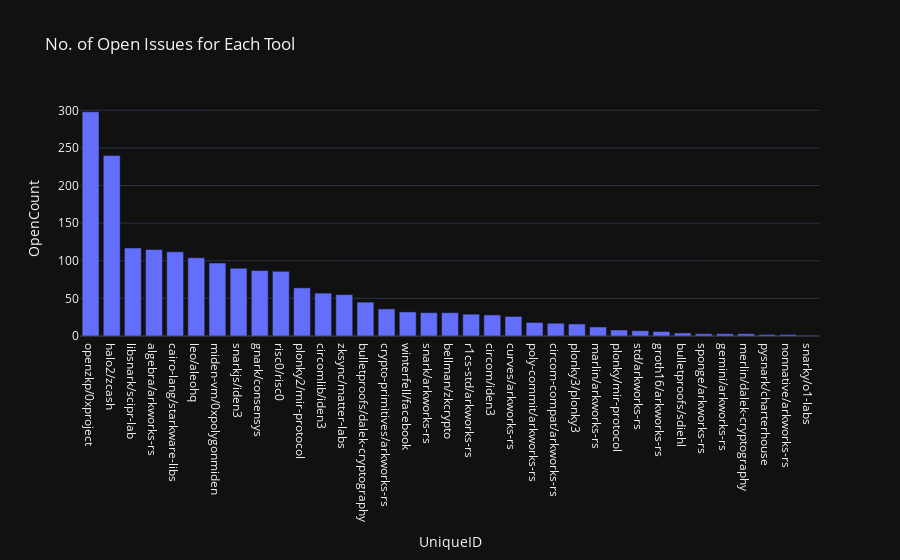

Write notebook code for a chart like this one.
### Markdown cell above
#### No. of Open Issues

### Code cell
open_issues = tool_issues[tool_issues['ClosedAt'].isna()].groupby('UniqueID')['URL'].nunique().reset_index().sort_values(by='URL', ascending=False).rename(columns={'URL': 'OpenCount'})

fig = px.bar(open_issues, 
             x='UniqueID', 
             y='OpenCount',
             title='No. of Open Issues for Each Tool',
             template='plotly_dark'
             )

fig.show()

### Figure 1 — Plotly figure (JSON) as saved in the notebook; plotly's stock layout.template omitted (floating-point values rounded to 4 significant figures)
{"data": [{"alignmentgroup": "True", "hovertemplate": "UniqueID=%{x}<br>OpenCount=%{y}<extra></extra>", "legendgroup": "", "marker": {"color": "#636efa", "pattern": {"shape": ""}}, "name": "", "offsetgroup": "", "orientation": "v", "showlegend": false, "textposition": "auto", "type": "bar", "x": ["openzkp/0xproject", "halo2/zcash", "libsnark/scipr-lab", "algebra/arkworks-rs", "cairo-lang/starkware-libs", "leo/aleohq", "miden-vm/0xpolygonmiden", "snarkjs/iden3", "gnark/consensys", "risc0/risc0", "plonky2/mir-protocol", "circomlib/iden3", "zksync/matter-labs", "bulletproofs/dalek-cryptography", "crypto-primitives/arkworks-rs", "winterfell/facebook", "snark/arkworks-rs", "bellman/zkcrypto", "r1cs-std/arkworks-rs", "circom/iden3", "curves/arkworks-rs", "poly-commit/arkworks-rs", "circom-compat/arkworks-rs", "plonky3/plonky3", "marlin/arkworks-rs", "plonky/mir-protocol", "std/arkworks-rs", "groth16/arkworks-rs", "bulletproofs/sdiehl", "sponge/arkworks-rs", "gemini/arkworks-rs", "merlin/dalek-cryptography", "pysnark/charterhouse", "nonnative/arkworks-rs", "snarky/o1-labs"], "xaxis": "x", "y": [298, 240, 117, 115, 112, 104, 97, 90, 87, 86, 64, 57, 55, 45, 36, 32, 31, 31, 29, 28, 26, 18, 17, 16, 12, 8, 7, 6, 4, 3, 3, 3, 2, 2, 1], "yaxis": "y"}], "layout": {"barmode": "relative", "legend": {"tracegroupgap": 0}, "title": {"text": "No. of Open Issues for Each Tool"}, "xaxis": {"anchor": "y", "domain": [0, 1], "title": {"text": "UniqueID"}}, "yaxis": {"anchor": "x", "domain": [0, 1], "title": {"text": "OpenCount"}}}}
